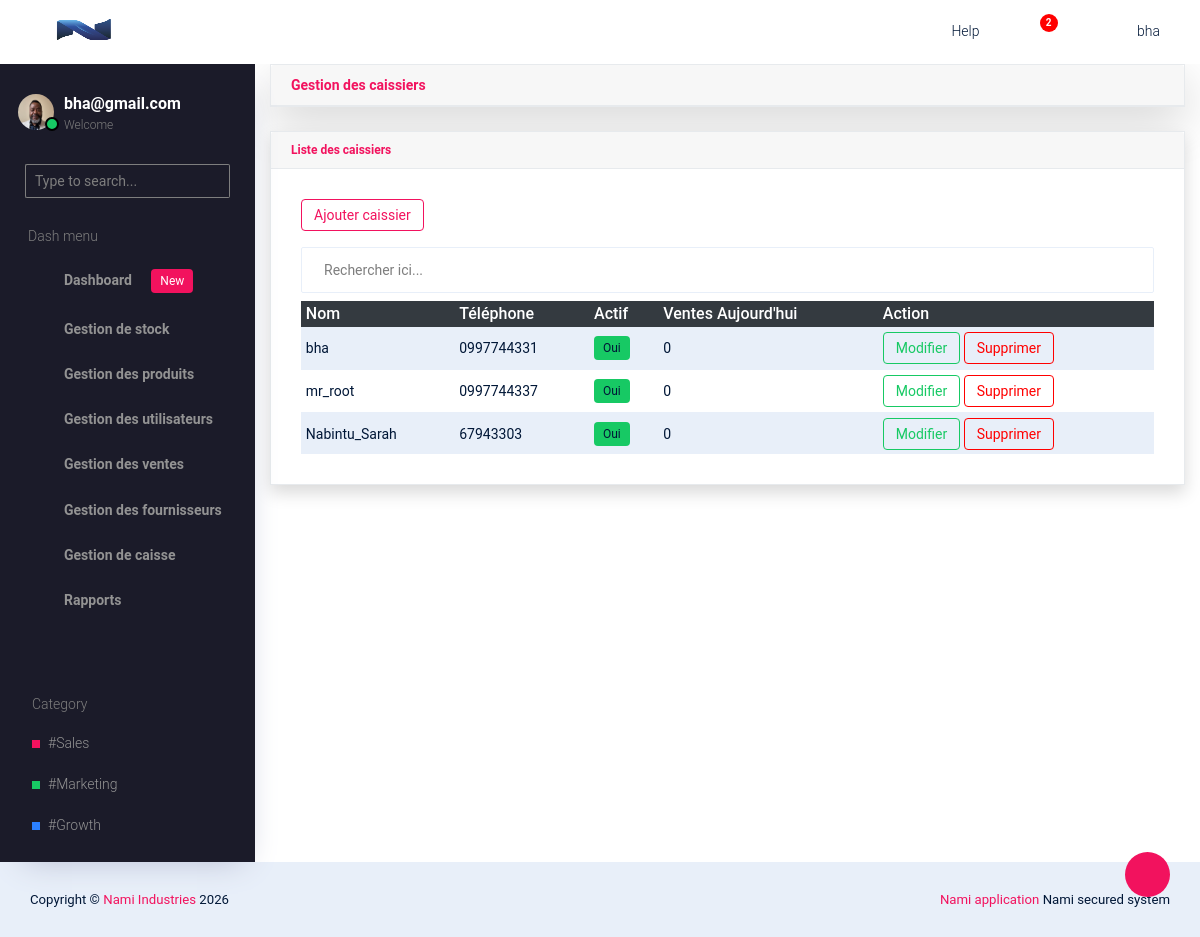
/main/liste-caissiers/ (signed in), run on the app's committed database.
### companie/models.py (models this page shows, shortened)
class Company(models.Model):
    BUSINESS_TYPES = (
        ('etablissement', 'Etablissement'),
        ('societe', 'Societe'),
    )
    ESTABLISHMENT_TYPES = (
        ('pme', 'PME'),
        ('ipme', 'IPME'),
        ('ecs', 'Entreprise en commandite simple'),
    )
    COMPANY_TYPES = (
        ('sa', 'Societe par actions'),
        ('sarl', 'Societe a responsabilite limitee'),
        ('personnes', 'Societe de personnes'),
    )
    CURRENCY_CHOICES = (
        ('BIF', 'Franc Burundais (BIF)'),
        ('USD', 'Dollar Americain (USD)'),
        ('EUR', 'Euro (EUR)'),
        ('CDF', 'Franc Congolais (CDF)'),
    )
    name = models.CharField(max_length=200)
    owner_name = models.CharField(max_length=200)
    business_type = models.CharField(max_length=20, choices=BUSINESS_TYPES)
    sub_type = models.CharField(max_length=50, blank=True)
    registration_number = models.CharField(max_length=150)
    country = CountryField()
    province = models.CharField(max_length=100)
    email = models.EmailField()
    phone = models.CharField(max_length=30)
    address = models.CharField(max_length=255, blank=True, null=True)
    website = models.URLField(blank=True, null=True)
    currency = models.CharField(
        max_length=10,
        choices=CURRENCY_CHOICES,
        default='CDF'
    )
    tva = models.DecimalField(max_digits=12, decimal_places=2, default=Decimal("0.00"))
    logo = models.ImageField(
        upload_to='company_logo/',
        blank=True,
        null=True
    )
    created_at = models.DateTimeField(auto_now_add=True)

### account/models.py (models this page shows, shortened)
class Profile(models.Model):
    user = models.OneToOneField(User, on_delete=models.CASCADE)
    photo = models.ImageField(upload_to="profiles/", blank=True, null=True)

### finance/models.py (models this page shows)
class Cashier(models.Model):
    user = models.OneToOneField(User, on_delete=models.CASCADE)
    phone = models.CharField(max_length=20, blank=True, null=True)
    is_active = models.BooleanField(default=True)
    cash_registers = models.ManyToManyField(CashRegister, blank=True, related_name='cashiers', null=True)
    created_at = models.DateTimeField(auto_now_add=True)
    def __str__(self):
        return self.user.get_full_name() or self.user.username
    @property
    def today_sales_total(self):
        today = timezone.now().date()
        return self.sales.filter(
            created_at__date=today,
            status='completed'
        ).aggregate(
            total=models.Sum('total_amount')
        )['total'] or 0

### core/views.py (the view)
# urls.py: path('liste-caissiers/', views.cashier_list, name='cashier_list'),
@login_required
@role_required("Admin")
def cashier_list(request):
    template = loader.get_template('cashier/list.html')
    cashiers = Cashier.objects.all()
    context = {
        'cashiers':cashiers
    }
    return HttpResponse(template.render(context, request))

### core/context_processors.py (called while the page is built)
def company_info(request):
	company = Company.objects.first()
	return {
		'company':company
	}

### core/templates/cashier/list.html (shortened to what this page needs)
{% extends 'base.html' %}
{% block content %}
{% load humanize %}
<div class="container-fluid">
    <div class="card mb-4 shadow-lg">
        <div class="card-header m-0 font-weight-bold text-primary">
            Gestion des caissiers
        </div>
    </div>
    <div class="card shadow">
        <div class="card-header">
            <h6 class="m-0 font-weight-bold text-primary">
                Liste des caissiers
            </h6>
        </div>
        <div class="card-body">
            <a href="{% url 'cashier_create' %}" class="btn btn-outline-primary btn-sm mb-3">
                Ajouter caissier
            </a>
            <div class="table-responsive">
                <div class="input-group">
                   <input type="text" id="searchInput" class="form-control mb-2" placeholder="Rechercher ici...">
                </div>
                <table class="table table-sm table-striped" id="dataTable">
                    <thead class="table-dark">
                        <tr>
                            <th>Nom</th>
                            <th>Téléphone</th>
                            <th>Actif</th>
                            <th>Ventes Aujourd'hui</th>
                            <th>Action</th>
                        </tr>
                    </thead>
                    <tbody>
                        {% for cashier in cashiers %}
                        <tr>
                            <td>{{ cashier }}</td>
                            <td>{{ cashier.phone }}</td>
                            <td>
                                {% if cashier.is_active %}
                                    <span class="badge bg-success">Oui</span>
                                {% else %}
                                    <span class="badge bg-danger">Non</span>
                                {% endif %}
                            </td>
                            <td>{{ cashier.today_sales_total|intcomma }}</td>
                            <td>
                                <a href="{% url 'cashier_update' cashier.id %}" class='btn btn-outline-success btn-sm'>Modifier</a>
                                <a href="{% url 'cashier_delete' cashier.id %}" class='btn btn-outline-danger btn-sm'>Supprimer</a>
                            </td>
                        </tr>
                        {% empty %}
                        <tr>
                            <td colspan="5" class="text-center">
                                Aucun(e) caissier enregistrée
                            </td>
                        </tr>
                        {% endfor %}
                    </tbody>
                </table>
            </div>
        </div>
    </div>
</div>
{% endblock %}

### core/templates/base.html (shortened to what this page needs)
{% load static %}
<!DOCTYPE html>
<html lang="en">
  <head>
    <link rel="stylesheet" href="{% static 'vendors/typicons.font/font/typicons.css' %}">
    <link rel="stylesheet" href="{% static 'vendors/css/vendor.bundle.base.css' %}">
    <link rel="stylesheet" href="{% static 'css/vertical-layout-light/style.css' %}">
  </head>
  <body>
    <div class="container-scroller">
      <nav class="navbar col-lg-12 col-12 p-0 fixed-top d-flex flex-row">
        <div class="text-center navbar-brand-wrapper d-flex align-items-center justify-content-center">
          <a class="navbar-brand brand-logo" href="{% url 'dashboard:admin_dashboard' %}">
            {% if company and company.logo %}
            <img src="{{ company.logo.url }}" class="img-fluid" alt="logo"/>
            {% else %}
            <img src="{% static 'images/logo-mini.svg' %}" alt="logo"/>
            {% endif %}
          </a>
          <button class="navbar-toggler navbar-toggler align-self-center d-none d-lg-flex" type="button" data-toggle="minimize">
            <span class="typcn typcn-th-menu"></span>
          </button>
        </div>
        <div class="navbar-menu-wrapper d-flex align-items-center justify-content-end">
          <ul class="navbar-nav navbar-nav-right">
            <li class="nav-item d-none d-lg-flex  mr-2">
              <a class="nav-link" href="#">
                Help
              </a>
            </li>
            <li class="nav-item dropdown  d-flex">
              <a class="nav-link count-indicator dropdown-toggle d-flex align-items-center justify-content-center" id="notificationDropdown" href="#" data-toggle="dropdown">
                <i class="typcn typcn-bell mr-0"></i>
                <span class="count bg-danger">2</span>
              </a>
            </li>
            <li class="nav-item nav-profile dropdown">
              {% if user.is_authenticated %}
              <a class="nav-link dropdown-toggle  pl-0 pr-0" href="#" data-toggle="dropdown" id="profileDropdown">
                <i class="typcn typcn-user-outline mr-0"></i>
                <span class="nav-profile-name">{{ user.username }}</span>
              </a>
              {% endif %}
            </li>
          </ul>
        </div>
      </nav>
      <div class="container-fluid page-body-wrapper">
        <div class="theme-setting-wrapper">
          <div id="settings-trigger"><i class="typcn typcn-cog-outline"></i></div>
        </div>
        <nav class="sidebar sidebar-offcanvas" id="sidebar">
        <ul class="nav">
          <li class="nav-item">
            <div class="d-flex sidebar-profile">
              {% if user.is_authenticated %}
                {% if request.user.profile.photo %}
                  <div class="sidebar-profile-image">
                    <img src="{{ request.user.profile.photo.url }}" alt="image">
                    <span class="sidebar-status-indicator"></span>
                  </div>
                {% endif %}
              <div class="sidebar-profile-name">
                <p class="sidebar-name">
                  {{ user.email }}
                </p>
                <p class="sidebar-designation">
                  Welcome
                </p>
              </div>
              {% endif %}
            </div>
            <div class="nav-search">
              <div class="input-group">
                <input type="text" class="form-control" placeholder="Type to search..." aria-label="search" aria-describedby="search">
                <div class="input-group-append">
                  <span class="input-group-text" id="search">
                    <i class="typcn typcn-zoom"></i>
                  </span>
                </div>
              </div>
            </div>
            <p class="sidebar-menu-title">Dash menu</p>
          </li>
          {% for group in request.user.groups.all %}
            {% if group.name == "Admin" or group.name == "Caisse" or group.name == "Gestionnaire_stock" %}
            <li class="nav-item">
              <a class="nav-link" href="{% url 'dashboard:admin_dashboard' %}">
                <i class="typcn typcn-device-desktop menu-icon"></i>
                <span class="menu-title">Dashboard <span class="badge badge-primary ml-3">New</span></span>
              </a>
            </li>
            {% endif %}
            {% if group.name == "Admin" or group.name == "Gestionnaire_stock" %}
            <li class="nav-item">
              <a class="nav-link" data-toggle="collapse" href="#ui-basic" aria-expanded="false" aria-controls="ui-basic">
                <i class="typcn typcn-briefcase menu-icon"></i>
                <span class="menu-title">Gestion de stock</span>
                <i class="typcn typcn-chevron-right menu-arrow"></i>
              </a>
            </li>
          {% endif %}
          {% if group.name == "Admin" or group.name == "Gestionnaire_stock" %}
          <li class="nav-item">
            <a class="nav-link" data-toggle="collapse" href="#form-elements" aria-expanded="false" aria-controls="form-elements">
              <i class="typcn typcn-film menu-icon"></i>
              <span class="menu-title">Gestion des produits</span>
              <i class="menu-arrow"></i>
            </a>
          </li>
          {% endif %}
          {% if group.name == "Admin" %}
          <li class="nav-item">
            <a class="nav-link" data-toggle="collapse" href="#charts" aria-expanded="false" aria-controls="charts">
              <i class="typcn typcn-chart-pie-outline menu-icon"></i>
              <span class="menu-title">Gestion des utilisateurs</span>
              <i class="menu-arrow"></i>
            </a>
          </li>
          {% endif %}
          {% if group.name == "Admin" or group.name == "Caisse" %}
          <li class="nav-item">
            <a class="nav-link" data-toggle="collapse" href="#tables" aria-expanded="false" aria-controls="tables">
              <i class="typcn typcn-th-small-outline menu-icon"></i>
              <span class="menu-title">Gestion des ventes</span>
              <i class="menu-arrow"></i>
            </a>
          </li>
          {% endif %}
          {% if group.name == "Admin" %}
          <li class="nav-item">
            <a class="nav-link" data-toggle="collapse" href="#auth" aria-expanded="false" aria-controls="auth">
              <i class="typcn typcn-user-add-outline menu-icon"></i>
              <span class="menu-title">Gestion des fournisseurs</span>
              <i class="menu-arrow"></i>
            </a>
          </li>
          {% endif %}
          {% if group.name == "Admin" or group.name == "Caisse" %}
          <li class="nav-item">
            <a class="nav-link" data-toggle="collapse" href="#error" aria-expanded="false" aria-controls="error">
              <i class="typcn typcn-globe-outline menu-icon"></i>
              <span class="menu-title">Gestion de caisse</span>
              <i class="menu-arrow"></i>
            </a>
          </li>
          {% endif %}
          {% if group.name == "Admin" %}
          <li class="nav-item">
            <a class="nav-link" data-toggle="collapse" href="#rapport" aria-expanded="false" aria-controls="rapport">
              <i class="typcn typcn-document-text menu-icon"></i>
              <span class="menu-title">Rapports</span>
              <i class="menu-arrow"></i>
            </a>
          </li>
          {% endif %}
          {% endfor %}
        </ul>
        <ul class="sidebar-legend">
          <li>
            <p class="sidebar-menu-title">Category</p>
          </li>
          <li class="nav-item"><a href="#" class="nav-link">#Sales</a></li>
          <li class="nav-item"><a href="#" class="nav-link">#Marketing</a></li>
          <li class="nav-item"><a href="#" class="nav-link">#Growth</a></li>
        </ul>
      </nav>
        {% block content %}{% endblock %}
    </div>
  </body>
  <footer class="footer">
  <div class="d-sm-flex justify-content-center justify-content-sm-between">
    <span class="text-center text-sm-left d-block d-sm-inline-block">Copyright © <a href="https://" target="_blank">Nami Industries</a> 2026</span>
    <span class="float-none float-sm-right d-block mt-1 mt-sm-0 text-center"><a href="https://" target="_blank">Nami application </a>Nami secured system</span>
  </div>
</footer>
</html>

### data on the page
Company: logo (picture)
Cashier: user.username "bha", phone "0997744331", is_active "Oui", today_sales_total "0"
Cashier: user.username "mr_root", phone "0997744337", is_active "Oui", today_sales_total "0"
Cashier: user.username "Nabintu_Sarah", phone "67943303", is_active "Oui", today_sales_total "0"

### other printed values
{{ user.username }} "bha"
{{ user.email }} "bha@gmail.com"
